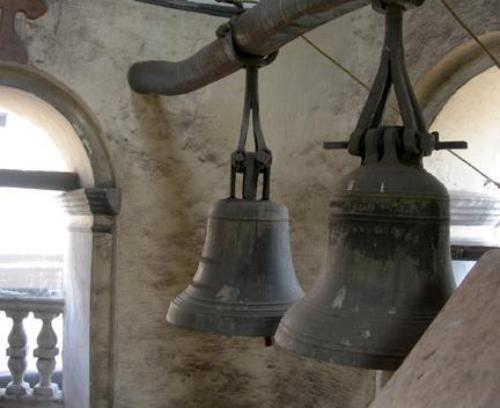
#> input picture sample_input_images/ADE_train_00004249.jpg, 500 x 408 px; its folder holds only this picture in this run
$ python create_highlighted_block_images.py
#> lines starting #> are read from the running program, lines starting #| are printed output that depends on the picture; after the words box and inside, x2 and y2 are one past the last pixel; in counts of white or black regions, pixels touching at a corner belong together
import glob
import PIL.Image
import PIL.ImageDraw
import numpy as np
import tqdm
import os


############
# Divide image into BxB blocks.
B = 4
input_dir = 'sample_input_images'
output_dir = 'sample_images_highlighted_blocks'
############
print ("Input directory: {}".format(input_dir))
print ("Saving output to: {}".format(output_dir))
if not os.path.exists(output_dir):
    os.makedirs(output_dir)

#based_on: https://stackoverflow.com/questions/34255938/is-there-a-way-to-specify-the-width-of-a-rectangle-in-pil
def drawrect(drawcontext, xy, outline=None, width=0, draw_buf=None, shape=(480, 640)):
    (x1, y1), (x2, y2) = xy
    if draw_buf is None:
        draw_buf = (width // 2) + 1
    x1 = max(0, x1 - draw_buf)
    y1 = max(0, y1 - draw_buf)
    x2 = min(shape[0], x2 + draw_buf)
    y2 = min(shape[1], y2 + draw_buf)
    points = (x1, y1), (x2, y1), (x2, y2), (x1, y2), (x1, y1)
    drawcontext.line(points, fill=outline, width=width)

files = glob.glob(os.path.join(input_dir, "*"))

for file in tqdm.tqdm(files):
    print ("  Working on: {}...".format(file))
    img = PIL.Image.open(file)
#> img is the input picture: PIL image 500x408 RGB; mean R, G, B 110, 104.7, 96.1
    block_x_step = int(img.size[1] / float(B))
#> block_x_step = 102
    block_y_step = int(img.size[0] / float(B))
#> block_y_step = 125
    for i in range(0, img.size[1]  - block_x_step+1, block_x_step):
        for j in range(0, img.size[0]  - block_y_step+1, block_y_step):
            orig_img = PIL.Image.open(file).convert("RGB")
            orig_img = np.array(orig_img, dtype=np.float32)
            orig_img[...,:] /= 1.5
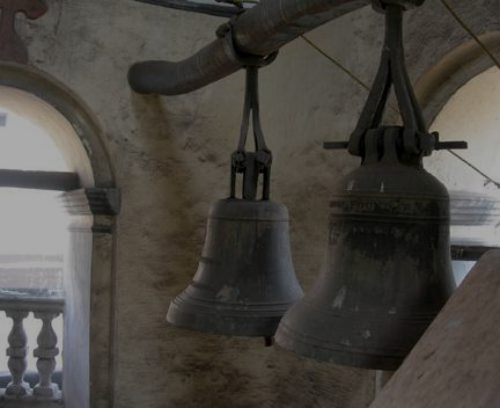
#> orig_img: shape (408, 500, 3) float32; mean R, G, B 73.3, 69.8, 64.1
            orig_img[max(0, i-3):i+block_x_step+3, max(0, j-3):j+block_y_step+3, :] *= 1.5
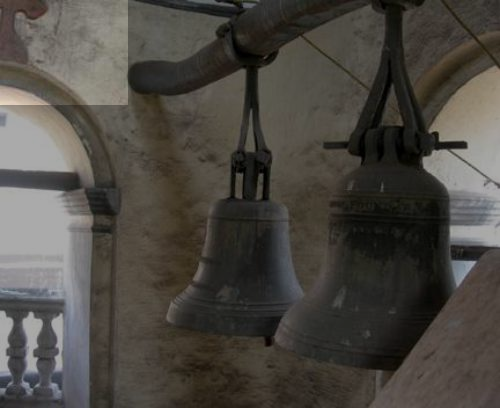
#> orig_img: shape (408, 500, 3) float32; 6.59% of pixels changed, all inside (x1, y1, x2, y2) = (0, 0, 128, 105)
            orig_img = orig_img.astype(np.uint8)
            #orig_img = PIL.Image.fromarray(orig_img).convert("RGB")
            orig_img = PIL.Image.fromarray(orig_img)

            draw = PIL.ImageDraw.Draw(orig_img)
            drawrect(draw, [(j,i),(j+block_y_step, i+block_x_step)], outline=(0,255,0), width=5, shape=orig_img.size)
            del draw

            ext = os.path.splitext(file)[1]
            output_filename = file.replace(ext, "_highlighted_block_drawbuf_{}-{}{}".format(i / block_x_step,j / block_y_step, ext))
            output_filename = os.path.join(output_dir, os.path.basename(output_filename))

            orig_img.save(output_filename)
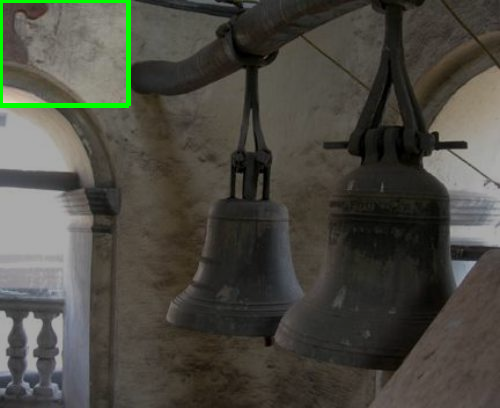
#> saved as ADE_train_00004249_highlighted_block_drawbuf_0.0-0.0.jpg: PIL image 500x408 RGB; mean R, G, B 74.7, 73.4, 65.3

$ run again, on sample_input_images/ADE_train_00016444.jpg
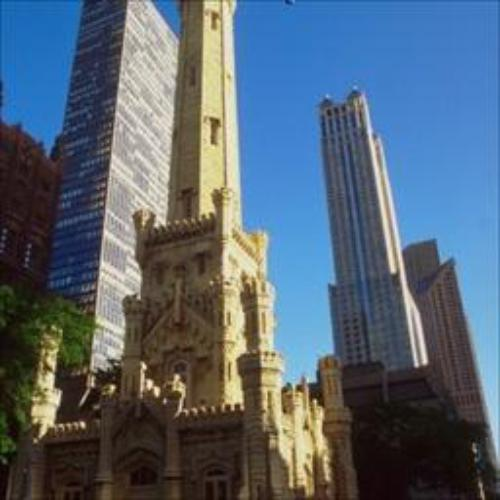
#> input picture sample_input_images/ADE_train_00016444.jpg, 500 x 500 px
#> img is the input picture: PIL image 500x500 RGB; mean R, G, B 86.1, 101.2, 115.6
#> `orig_img[max(0, i-3):i+block_x_step+3, max(0, j-3):j+block_y_step+3, :..`:
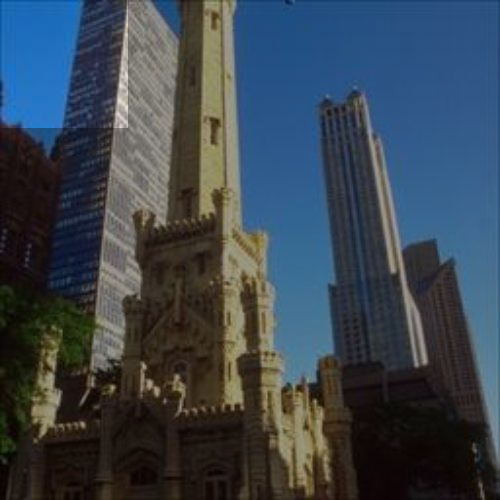
#> orig_img: shape (500, 500, 3) float32; mean R, G, B 58.4, 69.5, 80.2
#> `orig_img.save(output_filename)`:
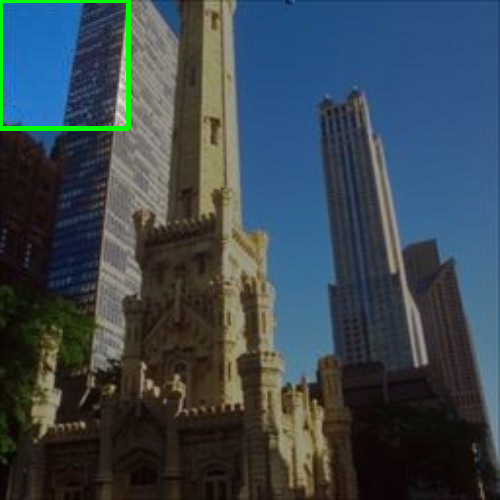
#> saved as ADE_train_00016444_highlighted_block_drawbuf_0.0-0.0.jpg: PIL image 500x500 RGB; mean R, G, B 57.5, 70.5, 78.9
